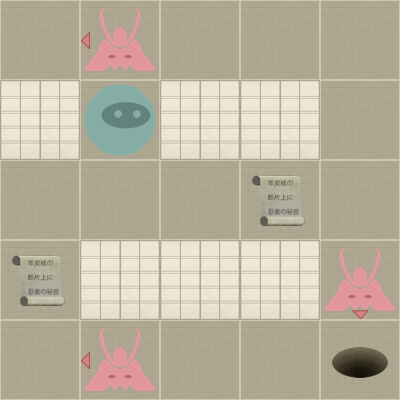

Below is a game level as drawn by its tile map, then a one-line description and the .tmx that defines it (tile-layer data replaced by summaries):
An orthogonal 5x5 tile map with 80x80 px tiles, 2 tile layers (Level, Actors).

<map version="1.0" orientation="orthogonal" width="5" height="5" tilewidth="80" tileheight="80">
 <properties>
  <property name="moves" value="13" />
 </properties>
 <tileset firstgid="1" name="tiles" tilewidth="80" tileheight="80" spacing="2" margin="2">
  <image source="tiles-ipad.png" width="512" height="512" />
  <tile id="0">
   <properties>
    <property name="actor" value="exit" />
   </properties>
  </tile>
  <tile id="2">
   <properties>
    <property name="actor" value="guard" />
    <property name="direction" value="down" />
   </properties>
  </tile>
  <tile id="3">
   <properties>
    <property name="actor" value="guard" />
    <property name="direction" value="left" />
   </properties>
  </tile>
  <tile id="4">
   <properties>
    <property name="actor" value="guard" />
    <property name="direction" value="right" />
   </properties>
  </tile>
  <tile id="5">
   <properties>
    <property name="actor" value="guard" />
    <property name="direction" value="up" />
   </properties>
  </tile>
  <tile id="7">
   <properties>
    <property name="actor" value="player" />
   </properties>
  </tile>
  <tile id="8">
   <properties>
    <property name="actor" value="scroll" />
   </properties>
  </tile>
  <tile id="9">
   <properties>
    <property name="wall" value="1" />
   </properties>
  </tile>
 </tileset>
 <layer name="Level" width="5" height="5">
  <data>[25 cells, 25 non-empty, 2 distinct tile ids]</data>
 </layer>
 <layer name="Actors" width="5" height="5">
  <data>[25 cells, 7 non-empty, 5 distinct tile ids]</data>
 </layer>
</map>
